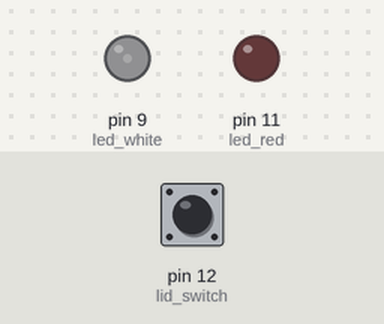
Simulated run of this sketch. Board: Arduino Uno, built with avr-gcc and run on an emulated ATmega328P. Parts: output pins drawn as LEDs (lit = HIGH). Inputs (shaded band) come from the test bench; at power-on: pin 12 (lid_switch) HIGH.

Above: at 1.2 s.
1.3 s: pin 12 (lid_switch) pulled LOW for 3.2 s
At 4.77 s:
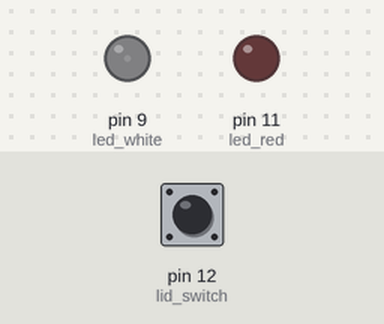
6.0 s: pin 12 (lid_switch) pulled LOW for 0.15 s
At 8.33 s:
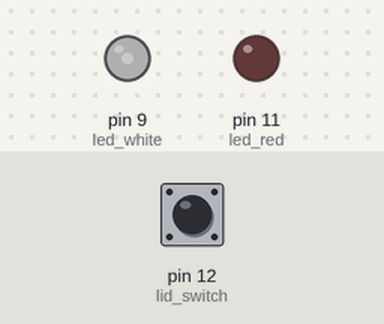
9.1 s: pin 12 (lid_switch) pulled LOW for 1 s
At 13.24 s:
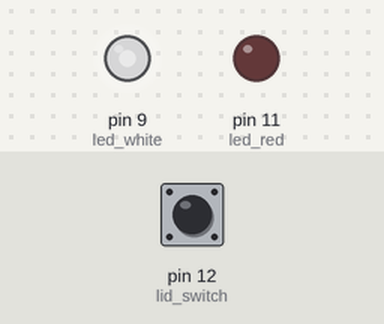
Timing chart, 0 to 22.1 s (numbered marks = the images above; inputs shaded):
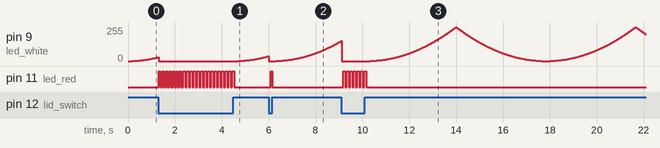

The sketch:

mystery-box.ino
```cpp
int led_white = 9;
int led_red = 11;
int lid_switch = 12;

int brightness = 0;    // how bright the LED is
int fadeAmount = 1 ;    // how many points to fade the LED by

boolean red_state = false;

uint8_t gamma20[256] = {0,0,0,0,0,0,0,0,0,0,0,0,1,1,1,1,1,1,1,1,2,2,2,2,2,2,3,3,3,3,4,4,4,4,5,5,5,5,6,6,6,7,7,7,8,8,8,9,9,9,10,10,11,11,11,12,12,13,13,14,14,15,15,16,16,17,17,18,18,19,19,20,20,21,21,22,23,23,24,24,25,26,26,27,28,28,29,30,30,31,32,32,33,34,35,35,36,37,38,38,39,40,41,42,42,43,44,45,46,47,47,48,49,50,51,52,53,54,55,56,56,57,58,59,60,61,62,63,64,65,66,67,68,69,70,71,73,74,75,76,77,78,79,80,81,82,84,85,86,87,88,89,91,92,93,94,95,97,98,99,100,102,103,104,105,107,108,109,111,112,113,115,116,117,119,120,121,123,124,126,127,128,130,131,133,134,136,137,139,140,142,143,145,146,148,149,151,152,154,155,157,158,160,162,163,165,166,168,170,171,173,175,176,178,180,181,183,185,186,188,190,192,193,195,197,199,200,202,204,206,207,209,211,213,215,217,218,220,222,224,226,228,230,232,233,235,237,239,241,243,245,247,249,251,253,255};
uint8_t gamma22[256] = {0,0,0,0,0,0,0,0,0,0,0,0,0,0,0,1,1,1,1,1,1,1,1,1,1,2,2,2,2,2,2,2,3,3,3,3,3,4,4,4,4,5,5,5,5,6,6,6,6,7,7,7,8,8,8,9,9,9,10,10,11,11,11,12,12,13,13,13,14,14,15,15,16,16,17,17,18,18,19,19,20,20,21,22,22,23,23,24,25,25,26,26,27,28,28,29,30,30,31,32,33,33,34,35,35,36,37,38,39,39,40,41,42,43,43,44,45,46,47,48,49,49,50,51,52,53,54,55,56,57,58,59,60,61,62,63,64,65,66,67,68,69,70,71,73,74,75,76,77,78,79,81,82,83,84,85,87,88,89,90,91,93,94,95,97,98,99,100,102,103,105,106,107,109,110,111,113,114,116,117,119,120,121,123,124,126,127,129,130,132,133,135,137,138,140,141,143,145,146,148,149,151,153,154,156,158,159,161,163,165,166,168,170,172,173,175,177,179,181,182,184,186,188,190,192,194,196,197,199,201,203,205,207,209,211,213,215,217,219,221,223,225,227,229,231,234,236,238,240,242,244,246,248,251,253,255};
uint8_t gamma07[256] = {0,21,28,34,39,43,46,50,53,56,59,61,64,66,68,70,72,74,76,78,80,82,84,85,87,89,90,92,93,95,96,98,99,101,102,103,105,106,107,109,110,111,112,114,115,116,117,118,119,120,122,123,124,125,126,127,128,129,130,131,132,133,134,135,136,137,138,139,140,141,142,143,144,144,145,146,147,148,149,150,151,151,152,153,154,155,156,156,157,158,159,160,160,161,162,163,164,164,165,166,167,167,168,169,170,170,171,172,173,173,174,175,175,176,177,178,178,179,180,180,181,182,182,183,184,184,185,186,186,187,188,188,189,190,190,191,192,192,193,194,194,195,195,196,197,197,198,199,199,200,200,201,202,202,203,203,204,205,205,206,206,207,207,208,209,209,210,210,211,212,212,213,213,214,214,215,215,216,217,217,218,218,219,219,220,220,221,221,222,223,223,224,224,225,225,226,226,227,227,228,228,229,229,230,230,231,231,232,232,233,233,234,234,235,235,236,236,237,237,238,238,239,239,240,240,241,241,242,242,243,243,244,244,245,245,246,246,247,247,248,248,249,249,249,250,250,251,251,252,252,253,253,254,254,255,255};
uint8_t gamma40[256] = {0,0,0,0,0,0,0,0,0,0,0,0,0,0,0,0,0,0,0,0,0,0,0,0,0,0,0,0,0,0,0,0,0,0,0,0,0,0,0,0,0,0,0,0,0,0,0,0,0,0,0,0,0,0,1,1,1,1,1,1,1,1,1,1,1,1,1,1,1,1,1,2,2,2,2,2,2,2,2,2,2,3,3,3,3,3,3,3,4,4,4,4,4,5,5,5,5,5,6,6,6,6,7,7,7,7,8,8,8,9,9,9,9,10,10,11,11,11,12,12,13,13,13,14,14,15,15,16,16,17,17,18,18,19,19,20,21,21,22,23,23,24,25,25,26,27,27,28,29,30,31,31,32,33,34,35,36,37,38,39,40,41,42,43,44,45,46,47,48,49,50,52,53,54,55,57,58,59,61,62,63,65,66,68,69,71,72,74,75,77,79,80,82,84,85,87,89,91,93,95,96,98,100,102,104,107,109,111,113,115,117,120,122,124,126,129,131,134,136,139,141,144,146,149,152,155,157,160,163,166,169,172,175,178,181,184,187,190,194,197,200,203,207,210,214,217,221,224,228,232,236,239,243,247,251,255};

void setup()  {
  pinMode(led_white, OUTPUT);
  pinMode(led_red, OUTPUT);

  pinMode(lid_switch, INPUT);
  digitalWrite(lid_switch, HIGH); // set pull-up resistor

  digitalWrite(led_white, LOW);
  digitalWrite(led_red, LOW);
}

void loop()  {
  boolean lid_open = !digitalRead(lid_switch);

  if (lid_open) {
    digitalWrite(led_white, LOW);
    brightness = 0;
    fadeAmount = 1;

    red_state = !red_state;
    digitalWrite(led_red, red_state);
    delay(75);
  } else {
    digitalWrite(led_red, LOW);
    // set the brightness of the white LED
    analogWrite(led_white, gamma20[brightness]);

    // change the brightness for the next loop iteration
    brightness = brightness + fadeAmount;

    // reverse the direction of the fading at the ends of the fade
    if (brightness == 0 || brightness == 255) {
      fadeAmount = -fadeAmount ;
    }
    // wait for 15 milliseconds to see the dimming effect
    delay(15);
  }
}
```

Measured:
- after the input at 1.3 s, pin 11 (led_red): alternates HIGH for 0.08 s and LOW for 0.08 s, 44 changes in all, then stays LOW, starting at once
- after the input at 6.0 s, pin 11 (led_red): LOW → HIGH after 0.08 s, → LOW 0.08 s later
- after the input at 9.1 s, pin 11 (led_red): alternates HIGH for 0.08 s and LOW for 0.08 s, 14 changes in all, then stays LOW, starting after 0.09 s
